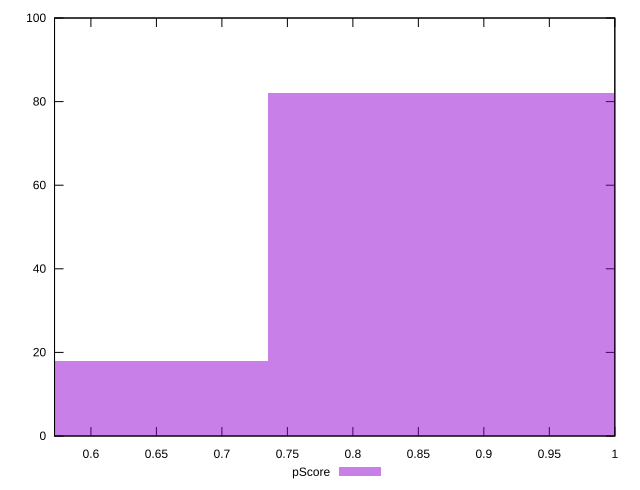

Write the gnuplot code that produced this figure.
reset

$pScore <<EOF
0.8823612846533144 82
0.5882408564355429 18
EOF

set key outside below
set boxwidth 0.29412042821777146
set xrange [0.5722222222222222:1]
set yrange [0:100]
set trange [0:100]
set style fill transparent solid 0.5 noborder
set terminal svg size 640, 490 enhanced background rgb 'white'
set output "report_00013_2021-02-09T12-04-24.940Z/unused-css-rules/samples/pages/pScore/histogram.svg"

plot $pScore title "pScore" with boxes

reset
